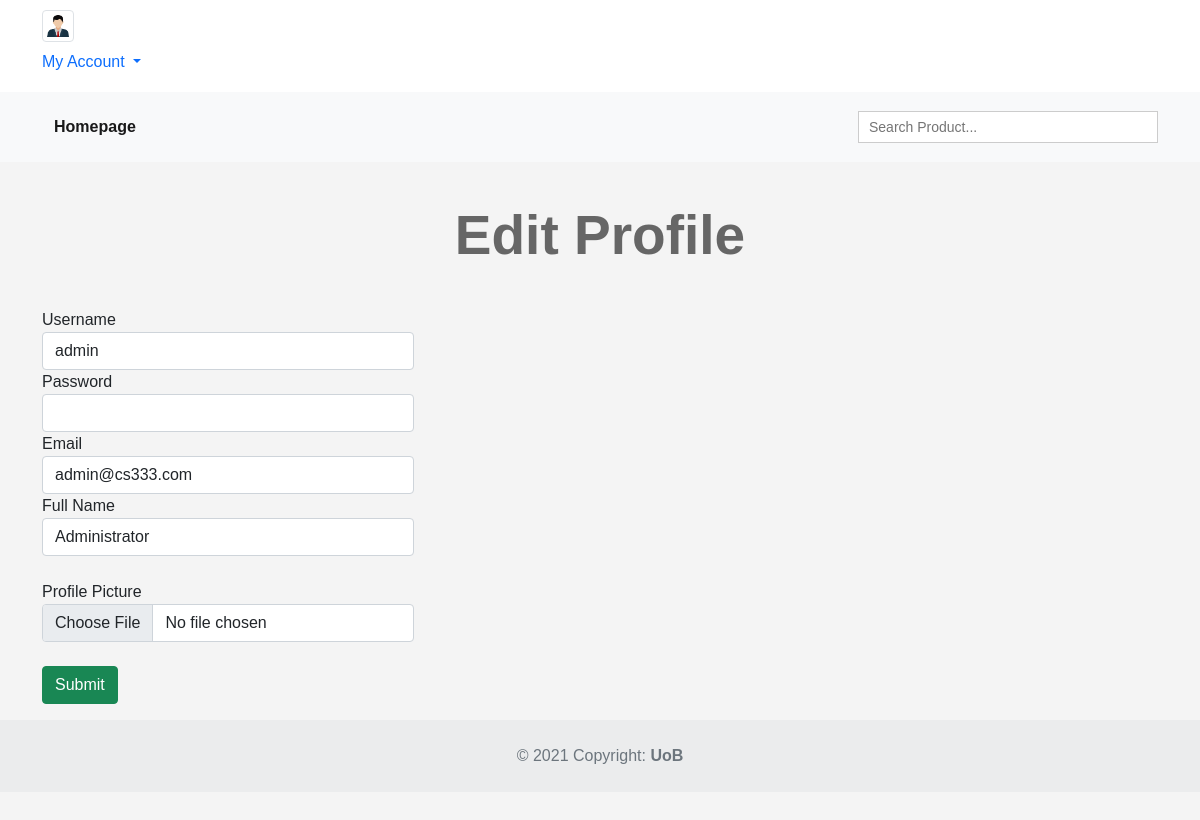
/ecom/profile.php (signed in), run on the app's committed database.
### tables this page shows
CREATE TABLE `users` (
  `UserID` int(11) NOT NULL COMMENT 'This is User''s ID',
  `Username` varchar(255) NOT NULL COMMENT 'Username',
  `Password` varchar(255) NOT NULL COMMENT 'Password',
  `Email` varchar(255) NOT NULL COMMENT 'User''s Email',
  `FullName` varchar(255) NOT NULL COMMENT 'User''s Full name',
  `GroupID` int(11) NOT NULL DEFAULT 0 COMMENT 'Identify user''s group',
  `RegStatus` int(11) NOT NULL DEFAULT 0 COMMENT 'Users Approval',
  `propic` varchar(255) NOT NULL
);

### ecom/profile.php (the view, shortened to what this page needs)
<?php
include("init.php");
extract($_POST);
?>
<div id="myDIV">
<?php
           $userID = $_SESSION['uid'];
           $stmt = $db->prepare("SELECT * FROM users where UserID=? LIMIT 1");
          $stmt->execute(array($userID));
          $row= $stmt->fetch();
          $rs = $stmt->rowCount();
          if($rs >0){
              ?>
<h1 class="text-center">Edit Profile</h1>
    <div class=container>
        <form class="form-horizontal" method=post action='' enctype="multipart/form-data">
            <div class="form-group-lg ">
                <lable class= "col-sm-2 control-label">Username</label>
                    <div class="col-sm-10 col-md-4">
                        <input type=text name=username class="form-control" value="<?php echo $row["Username"] ?>" autocomplete=off required="required" />
        </div>
        </div>
        <div class="form-group">
                <lable class= "col-sm-2 control-label">Password</label>
                    <div class="col-sm-10 col-md-4">
                    <input type=password name=newpassword class="form-control" autocomplete= new-password/>
        </div>
        </div>
        <div class="form-group">
                <lable class= "col-sm-2 control-label">Email</label>
                    <div class="col-sm-10 col-md-4">
                        <input type=email name=email class="form-control" value="<?php echo $row["Email"] ?>" required=required ">
        </div>
        </div>
        <div class="form-group">
                <lable class= "col-sm-2 control-label">Full Name</label>
                    <div class="col-sm-10 col-md-4">
                        <input type=text name=name class="form-control" value="<?php echo $row["FullName"] ?>" required= required">
        </div>
        </div>
        <br>
        <div class="form-group">
                <lable class= "col-sm-2 control-label">Profile Picture</label>
                    <div class="col-sm-10 col-md-4">
                        <input type=file name=propic class="form-control"  autocomplete=off placeholder="Your Name">
        </div>
        </div>
        <br>
        <div class="form-group">
                    <div class="col-sm-offset-2 col-sm-10">
                        <input type=submit name=Save class="btn btn-success"/>
        </div>
        </div>
        </form>
    </div>
          </div>
<?php
          }
    ?>
<?php
include($tpl."footer.php");
?>

### ecom/themes/css/front.css (style rules this page uses)
body { background-color: #F4F4F4; font-size: 16px; height: 3000px; }
h1 { font-size: 55px; margin: 40px 0; font-weight: bold; color: #666; }
.form-control { position: relative; }

### ecom/includes/templates/header.php (style rules this page uses)
body { font-family: Arail, sans-serif; }

### data on the page
users: username "admin", email "admin@cs333.com", name "Administrator"
